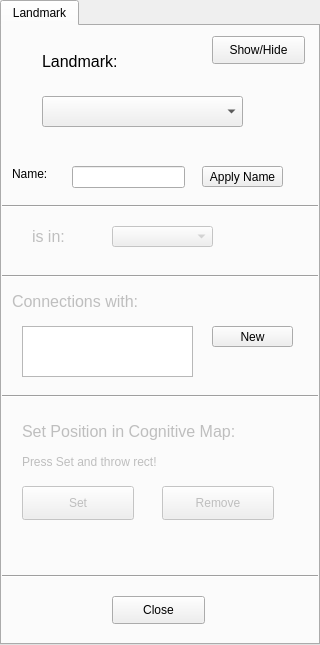
<?xml version="1.0" encoding="UTF-8"?>
<ui version="4.0">
 <class>widgetLandmark</class>
 <widget class="QTabWidget" name="widgetLandmark">
  <property name="geometry">
   <rect>
    <x>0</x>
    <y>0</y>
    <width>320</width>
    <height>645</height>
   </rect>
  </property>
  <property name="windowTitle">
   <string>TabWidget</string>
  </property>
  <property name="currentIndex">
   <number>0</number>
  </property>
  <widget class="QWidget" name="widget">
   <attribute name="title">
    <string>Landmark</string>
   </attribute>
   <widget class="QLabel" name="label">
    <property name="geometry">
     <rect>
      <x>40</x>
      <y>20</y>
      <width>191</width>
      <height>31</height>
     </rect>
    </property>
    <property name="font">
     <font>
      <pointsize>12</pointsize>
     </font>
    </property>
    <property name="text">
     <string>Landmark:</string>
    </property>
   </widget>
   <widget class="QLabel" name="label_Waypoints2">
    <property name="enabled">
     <bool>false</bool>
    </property>
    <property name="geometry">
     <rect>
      <x>20</x>
      <y>420</y>
      <width>291</width>
      <height>31</height>
     </rect>
    </property>
    <property name="text">
     <string>Press Set and throw rect!</string>
    </property>
   </widget>
   <widget class="QPushButton" name="closeButton">
    <property name="enabled">
     <bool>true</bool>
    </property>
    <property name="geometry">
     <rect>
      <x>110</x>
      <y>570</y>
      <width>93</width>
      <height>28</height>
     </rect>
    </property>
    <property name="text">
     <string>Close</string>
    </property>
   </widget>
   <widget class="QPushButton" name="add_button">
    <property name="enabled">
     <bool>false</bool>
    </property>
    <property name="geometry">
     <rect>
      <x>20</x>
      <y>460</y>
      <width>112</width>
      <height>34</height>
     </rect>
    </property>
    <property name="text">
     <string>Set</string>
    </property>
    <property name="checkable">
     <bool>true</bool>
    </property>
   </widget>
   <widget class="QPushButton" name="remove_button">
    <property name="enabled">
     <bool>false</bool>
    </property>
    <property name="geometry">
     <rect>
      <x>160</x>
      <y>460</y>
      <width>112</width>
      <height>34</height>
     </rect>
    </property>
    <property name="text">
     <string>Remove</string>
    </property>
   </widget>
   <widget class="QLabel" name="label_Waypoints">
    <property name="enabled">
     <bool>false</bool>
    </property>
    <property name="geometry">
     <rect>
      <x>10</x>
      <y>260</y>
      <width>191</width>
      <height>31</height>
     </rect>
    </property>
    <property name="font">
     <font>
      <pointsize>12</pointsize>
     </font>
    </property>
    <property name="text">
     <string>Connections with:</string>
    </property>
   </widget>
   <widget class="QLineEdit" name="chname_edit">
    <property name="geometry">
     <rect>
      <x>70</x>
      <y>140</y>
      <width>113</width>
      <height>22</height>
     </rect>
    </property>
   </widget>
   <widget class="QLabel" name="label_4">
    <property name="geometry">
     <rect>
      <x>10</x>
      <y>140</y>
      <width>51</width>
      <height>16</height>
     </rect>
    </property>
    <property name="font">
     <font>
      <pointsize>9</pointsize>
     </font>
    </property>
    <property name="text">
     <string>Name:</string>
    </property>
   </widget>
   <widget class="QPushButton" name="apply_name_button">
    <property name="geometry">
     <rect>
      <x>200</x>
      <y>140</y>
      <width>81</width>
      <height>21</height>
     </rect>
    </property>
    <property name="text">
     <string>Apply Name</string>
    </property>
   </widget>
   <widget class="Line" name="line_2">
    <property name="geometry">
     <rect>
      <x>-10</x>
      <y>170</y>
      <width>341</width>
      <height>20</height>
     </rect>
    </property>
    <property name="orientation">
     <enum>Qt::Horizontal</enum>
    </property>
   </widget>
   <widget class="QComboBox" name="list_landmarks">
    <property name="geometry">
     <rect>
      <x>40</x>
      <y>70</y>
      <width>201</width>
      <height>31</height>
     </rect>
    </property>
   </widget>
   <widget class="Line" name="line_3">
    <property name="geometry">
     <rect>
      <x>-10</x>
      <y>240</y>
      <width>341</width>
      <height>20</height>
     </rect>
    </property>
    <property name="orientation">
     <enum>Qt::Horizontal</enum>
    </property>
   </widget>
   <widget class="QComboBox" name="roomBox_landmarks">
    <property name="enabled">
     <bool>false</bool>
    </property>
    <property name="geometry">
     <rect>
      <x>110</x>
      <y>200</y>
      <width>101</width>
      <height>21</height>
     </rect>
    </property>
   </widget>
   <widget class="QLabel" name="is_in">
    <property name="enabled">
     <bool>false</bool>
    </property>
    <property name="geometry">
     <rect>
      <x>30</x>
      <y>190</y>
      <width>61</width>
      <height>41</height>
     </rect>
    </property>
    <property name="font">
     <font>
      <pointsize>12</pointsize>
     </font>
    </property>
    <property name="text">
     <string>is in:</string>
    </property>
   </widget>
   <widget class="QLabel" name="label_Waypoints_2">
    <property name="enabled">
     <bool>false</bool>
    </property>
    <property name="geometry">
     <rect>
      <x>20</x>
      <y>390</y>
      <width>271</width>
      <height>31</height>
     </rect>
    </property>
    <property name="font">
     <font>
      <pointsize>12</pointsize>
     </font>
    </property>
    <property name="text">
     <string>Set Position in Cognitive Map:</string>
    </property>
   </widget>
   <widget class="Line" name="line_4">
    <property name="geometry">
     <rect>
      <x>-10</x>
      <y>360</y>
      <width>341</width>
      <height>20</height>
     </rect>
    </property>
    <property name="orientation">
     <enum>Qt::Horizontal</enum>
    </property>
   </widget>
   <widget class="QLabel" name="ellipse_label">
    <property name="geometry">
     <rect>
      <x>10</x>
      <y>515</y>
      <width>291</width>
      <height>31</height>
     </rect>
    </property>
    <property name="text">
     <string/>
    </property>
   </widget>
   <widget class="Line" name="line_5">
    <property name="geometry">
     <rect>
      <x>-10</x>
      <y>540</y>
      <width>341</width>
      <height>20</height>
     </rect>
    </property>
    <property name="orientation">
     <enum>Qt::Horizontal</enum>
    </property>
   </widget>
   <widget class="QPushButton" name="button_showhide">
    <property name="geometry">
     <rect>
      <x>210</x>
      <y>10</y>
      <width>93</width>
      <height>28</height>
     </rect>
    </property>
    <property name="text">
     <string>Show/Hide</string>
    </property>
   </widget>
   <widget class="QListWidget" name="listWidgetconnections">
    <property name="geometry">
     <rect>
      <x>20</x>
      <y>300</y>
      <width>171</width>
      <height>51</height>
     </rect>
    </property>
   </widget>
   <widget class="QPushButton" name="add_button_connections">
    <property name="enabled">
     <bool>true</bool>
    </property>
    <property name="geometry">
     <rect>
      <x>210</x>
      <y>300</y>
      <width>81</width>
      <height>21</height>
     </rect>
    </property>
    <property name="text">
     <string>New</string>
    </property>
    <property name="checkable">
     <bool>true</bool>
    </property>
   </widget>
  </widget>
 </widget>
 <resources/>
 <connections/>
</ui>
